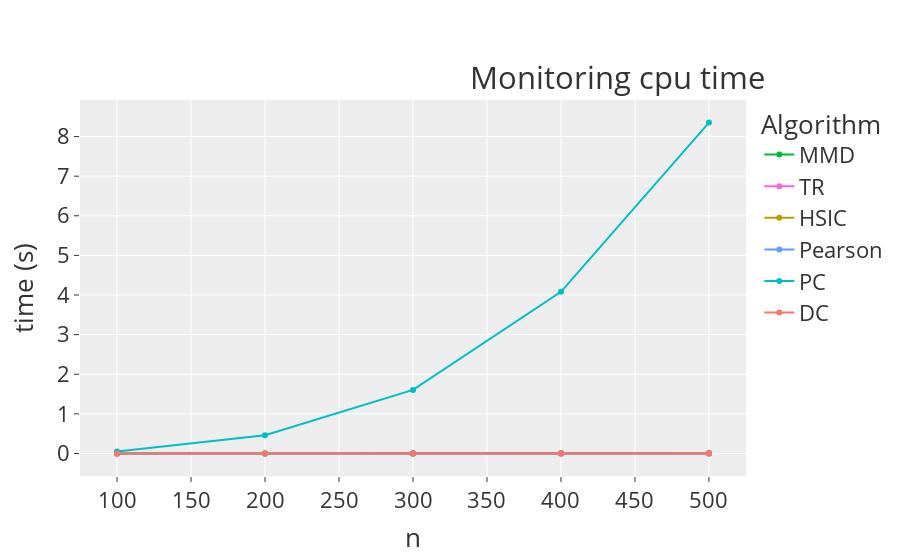
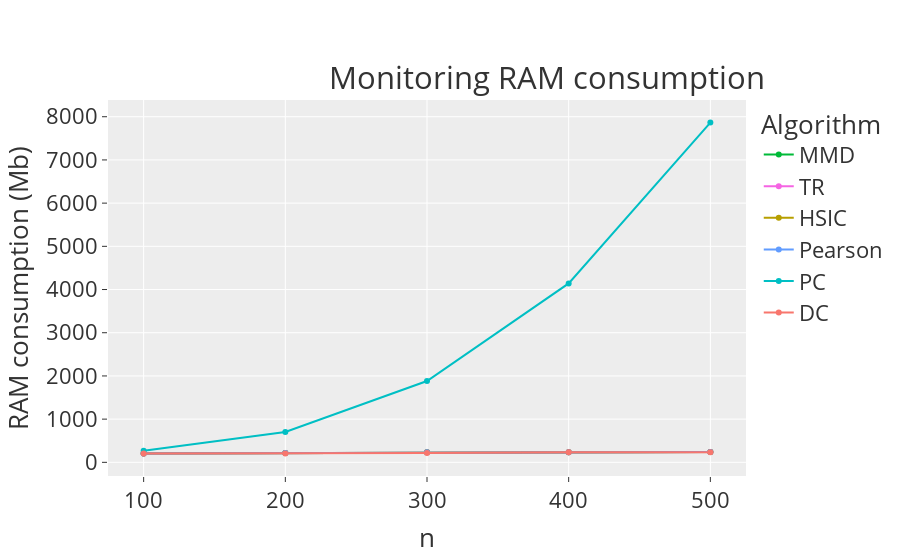

These figures' notebook cell, in order:
### Code cell
fig_cpu = go.Figure()
fig_mem = go.Figure()

colors = {"MMD": "rgb(0, 186, 56)",
        "TR": "rgb(245, 100, 227)",
        "HSIC": "rgb(183, 159, 0)",
        "Pearson": "rgb(97, 156, 255)",
        "PC": "rgb(0, 191, 196)",
        "DC": "rgb(248, 118, 109)"}

for name, col in colors.items():
    fig_cpu.add_trace(
        go.Scatter(x=n_list,
                   y=recordings[name],
                   marker=dict(color=col),
                   name=name
                  )
    )
    fig_mem.add_trace(
        go.Scatter(x=n_list,
                   y=memory[name],
                   marker=dict(color=col),
                   name=name
                  )
    )

fig_cpu.update_layout(template="ggplot2", legend_title_text='Algorithm',
                title={
                    'text': "Monitoring cpu time",
                    'x': 0.85,
                    'y': 0.88},
                font=dict(
                    size=22
                ))

fig_cpu.update_xaxes(title="n")
fig_cpu.update_yaxes(title="time (s)")

fig_mem.update_layout(template="ggplot2", legend_title_text='Algorithm',
                title={
                    'text': "Monitoring RAM consumption",
                    'x': 0.85,
                    'y': 0.88},
                font=dict(
                    size=22
                ))

fig_mem.update_xaxes(title="n")
fig_mem.update_yaxes(title="RAM consumption (Mb)")

fig_cpu.show()
fig_mem.show()

### Figure 1 — Plotly figure (JSON) as saved in the notebook; plotly's stock layout.template omitted (floating-point values rounded to 4 significant figures)
{"data": [{"marker": {"color": "rgb(0, 186, 56)"}, "name": "MMD", "type": "scatter", "x": [100, 200, 300, 400, 500], "y": [0.0005425, 0.0008516, 0.001799, 0.003105, 0.005027]}, {"marker": {"color": "rgb(245, 100, 227)"}, "name": "TR", "type": "scatter", "x": [100, 200, 300, 400, 500], "y": [0.0007626, 0.0007921, 0.0008167, 0.000789, 0.0009326]}, {"marker": {"color": "rgb(183, 159, 0)"}, "name": "HSIC", "type": "scatter", "x": [100, 200, 300, 400, 500], "y": [0.0004645, 0.001269, 0.002836, 0.00429, 0.008663]}, {"marker": {"color": "rgb(97, 156, 255)"}, "name": "Pearson", "type": "scatter", "x": [100, 200, 300, 400, 500], "y": [0.0001503, 0.0001416, 0.0001487, 0.0001482, 0.0001573]}, {"marker": {"color": "rgb(0, 191, 196)"}, "name": "PC", "type": "scatter", "x": [100, 200, 300, 400, 500], "y": [0.04903, 0.4614, 1.604, 4.08, 8.353]}, {"marker": {"color": "rgb(248, 118, 109)"}, "name": "DC", "type": "scatter", "x": [100, 200, 300, 400, 500], "y": [0.0004393, 0.0007414, 0.0009945, 0.001295, 0.001525]}], "layout": {"font": {"size": 22}, "legend": {"title": {"text": "Algorithm"}}, "title": {"text": "Monitoring cpu time", "x": 0.85, "y": 0.88}, "xaxis": {"title": {"text": "n"}}, "yaxis": {"title": {"text": "time (s)"}}}}

### Figure 2 — Plotly figure (JSON) as saved in the notebook; plotly's stock layout.template omitted (floating-point values rounded to 4 significant figures)
{"data": [{"marker": {"color": "rgb(0, 186, 56)"}, "name": "MMD", "type": "scatter", "x": [100, 200, 300, 400, 500], "y": [206.2, 214.9, 235.0, 235.9, 237.2]}, {"marker": {"color": "rgb(245, 100, 227)"}, "name": "TR", "type": "scatter", "x": [100, 200, 300, 400, 500], "y": [205.9, 213.9, 234.7, 235.4, 236.5]}, {"marker": {"color": "rgb(183, 159, 0)"}, "name": "HSIC", "type": "scatter", "x": [100, 200, 300, 400, 500], "y": [206.0, 214.5, 234.9, 235.5, 236.7]}, {"marker": {"color": "rgb(97, 156, 255)"}, "name": "Pearson", "type": "scatter", "x": [100, 200, 300, 400, 500], "y": [206.3, 214.9, 235.0, 235.9, 237.2]}, {"marker": {"color": "rgb(0, 191, 196)"}, "name": "PC", "type": "scatter", "x": [100, 200, 300, 400, 500], "y": [266.2, 701.9, 1882.0, 4141.0, 7865.0]}, {"marker": {"color": "rgb(248, 118, 109)"}, "name": "DC", "type": "scatter", "x": [100, 200, 300, 400, 500], "y": [205.7, 206.3, 215.0, 235.0, 235.9]}], "layout": {"font": {"size": 22}, "legend": {"title": {"text": "Algorithm"}}, "title": {"text": "Monitoring RAM consumption", "x": 0.85, "y": 0.88}, "xaxis": {"title": {"text": "n"}}, "yaxis": {"title": {"text": "RAM consumption (Mb)"}}}}
